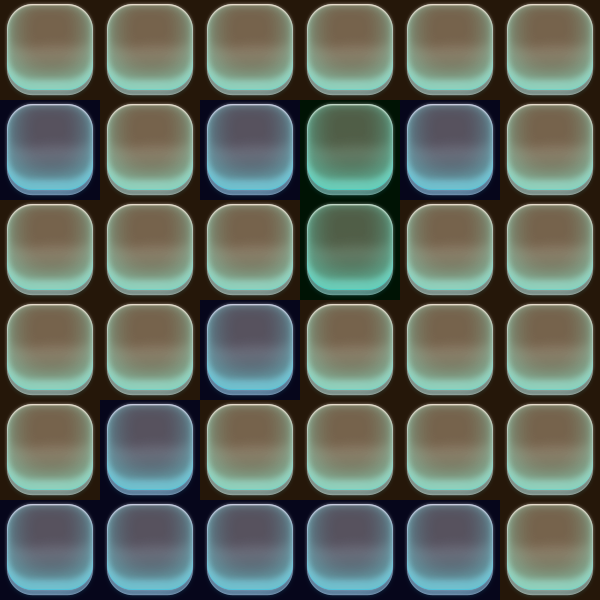

Rendered tile map (Tiled .tmx) drawn with the repository's tilesets; below, a short description and the map source with its tile grids summarised:
An orthogonal 6x6 tile map with 100x100 px tiles, 2 tile layers (map, type), 2 tilesets.

<map version="1.0" orientation="orthogonal" renderorder="right-down" width="6" height="6" tilewidth="100" tileheight="100" nextobjectid="1">
 <tileset firstgid="1" name="bg_kuang" tilewidth="100" tileheight="100" tilecount="1">
  <image source="bg_kuang.png" width="100" height="100" />
 </tileset>
 <tileset firstgid="2" name="type5" tilewidth="100" tileheight="100" tilecount="5">
  <image source="type5.png" width="500" height="100" />
  <tile id="0">
   <properties>
    <property name="type" value="1" />
   </properties>
  </tile>
  <tile id="1">
   <properties>
    <property name="type" value="5" />
   </properties>
  </tile>
  <tile id="2">
   <properties>
    <property name="type" value="6" />
   </properties>
  </tile>
 </tileset>
 <layer name="map" width="6" height="6">
  <data>[36 cells, 36 non-empty, 1 distinct tile ids]</data>
 </layer>
 <layer name="type" width="6" height="6">
  <data>[36 cells, 36 non-empty, 3 distinct tile ids]</data>
 </layer>
</map>
